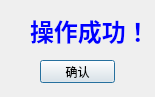
<?xml version="1.0" encoding="UTF-8"?>
<ui version="4.0">
 <class>Dlg_Success</class>
 <widget class="QDialog" name="Dlg_Success">
  <property name="geometry">
   <rect>
    <x>0</x>
    <y>0</y>
    <width>155</width>
    <height>97</height>
   </rect>
  </property>
  <property name="windowTitle">
   <string>成功</string>
  </property>
  <widget class="QLabel" name="label">
   <property name="geometry">
    <rect>
     <x>30</x>
     <y>0</y>
     <width>121</width>
     <height>61</height>
    </rect>
   </property>
   <property name="font">
    <font>
     <family>华文宋体</family>
     <pointsize>18</pointsize>
     <weight>75</weight>
     <bold>true</bold>
    </font>
   </property>
   <property name="styleSheet">
    <string notr="true">color:blue</string>
   </property>
   <property name="text">
    <string>操作成功！</string>
   </property>
  </widget>
  <widget class="QPushButton" name="pushButton">
   <property name="geometry">
    <rect>
     <x>40</x>
     <y>60</y>
     <width>75</width>
     <height>23</height>
    </rect>
   </property>
   <property name="text">
    <string>确认</string>
   </property>
  </widget>
 </widget>
 <resources/>
 <connections/>
</ui>
